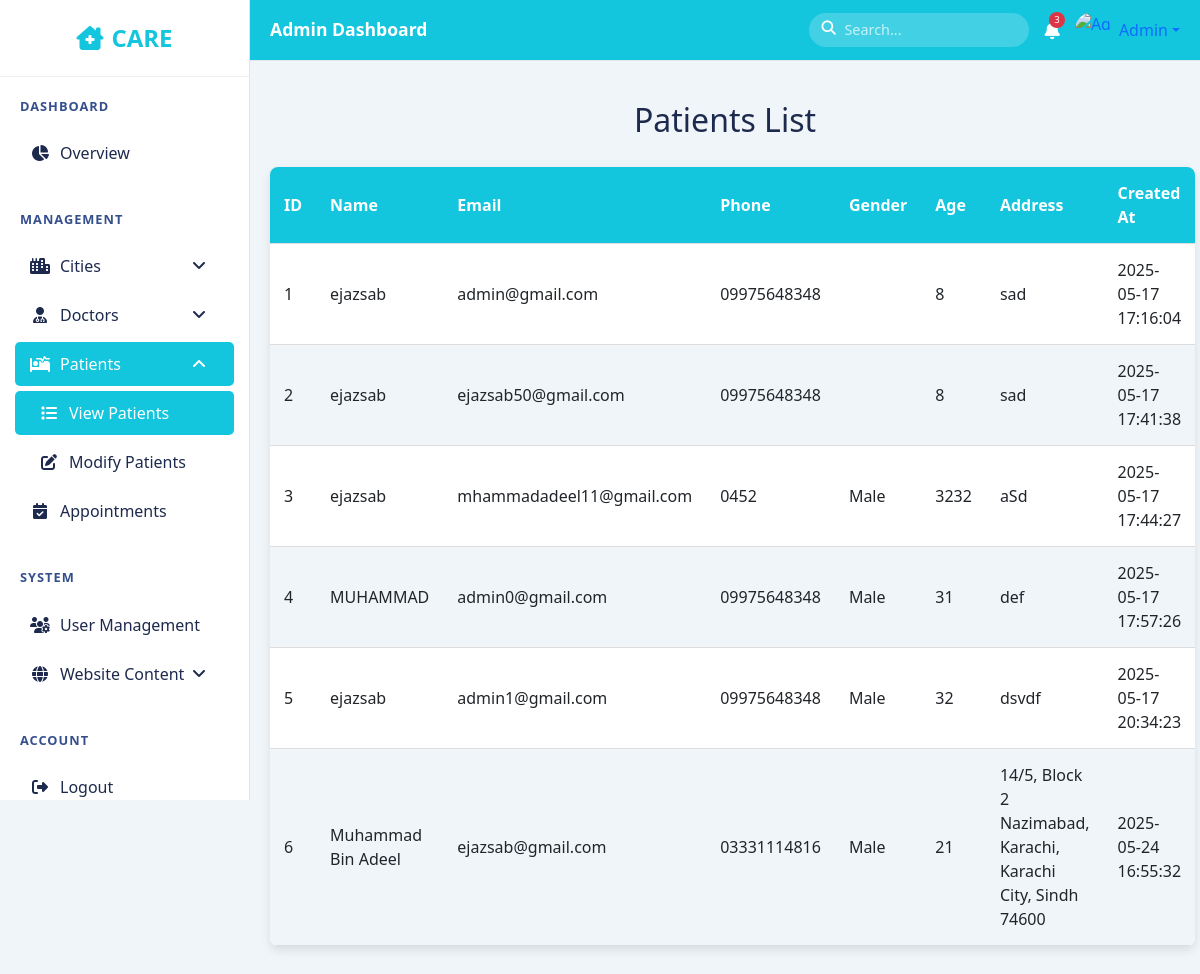
Page /view_patients.php on the committed database.
### tables this page shows
CREATE TABLE `patients` (
  `id` int(11) NOT NULL,
  `name` varchar(100) NOT NULL,
  `email` varchar(100) NOT NULL,
  `phone` varchar(20) DEFAULT NULL,
  `gender` enum('Male','Female','Other') DEFAULT NULL,
  `age` int(11) DEFAULT NULL,
  `address` text DEFAULT NULL,
  `password` varchar(255) DEFAULT NULL,
  `created_at` timestamp NOT NULL DEFAULT current_timestamp()
);

### view_patients.php (the view, shortened to what this page needs)
<?php
include("db.php");
$result = $conn->query("SELECT * FROM patients");
?>
<!DOCTYPE html>
<html lang="en">
<head>
    <link href="https://cdn.jsdelivr.net/npm/bootstrap@5.3.0/dist/css/bootstrap.min.css" rel="stylesheet">
    <link href="https://cdnjs.cloudflare.com/ajax/libs/font-awesome/6.4.0/css/all.min.css" rel="stylesheet">
</head>
<body>
<div class="wrapper">
    <nav class="sidebar">
        <div class="brand-title">
            <i class="fas fa-clinic-medical me-2"></i>CARE
        </div>
        <div class="sidebar-menu">
            <div class="sidebar-section">
                <div class="section-title">Dashboard</div>
                <a href="admin_dashboard.php" class="nav-link active">
                    <i class="fas fa-chart-pie"></i>
                    <span>Overview</span>
                </a>
            </div>
            <div class="sidebar-section">
                <div class="section-title">Management</div>
                <div class="nav-link" onclick="toggleCollapse('citiesCollapse')">
                    <i class="fas fa-city"></i>
                    <span>Cities</span>
                    <i class="fas fa-angle-down ms-auto" id="citiesCollapseIcon"></i>
                </div>
                <div class="nav-link" onclick="toggleCollapse('doctorsCollapse')">
                    <i class="fas fa-user-md"></i>
                    <span>Doctors</span>
                    <i class="fas fa-angle-down ms-auto" id="doctorsCollapseIcon"></i>
                </div>
                <div class="nav-link" onclick="toggleCollapse('patientsCollapse')">
                    <i class="fas fa-procedures"></i>
                    <span>Patients</span>
                    <i class="fas fa-angle-down ms-auto" id="patientsCollapseIcon"></i>
                </div>
                <div class="collapse" id="patientsCollapse">
                    <a href="view_patients.php" class="nav-link ps-4">
                        <i class="fas fa-list"></i>
                        <span>View Patients</span>
                    </a>
                    <a href="manage_patients.php" class="nav-link ps-4">
                        <i class="fas fa-edit"></i>
                        <span>Modify Patients</span>
                    </a>
                </div>
                <a href="view_appointments.php" class="nav-link">
                    <i class="fas fa-calendar-check"></i>
                    <span>Appointments</span>
                </a>
            </div>
            <div class="sidebar-section">
                <div class="section-title">System</div>
                <a href="manage_users.php" class="nav-link">
                    <i class="fas fa-users-cog"></i>
                    <span>User Management</span>
                </a>
                <div class="nav-link" onclick="toggleCollapse('contentCollapse')">
                    <i class="fas fa-globe"></i>
                    <span>Website Content</span>
                    <i class="fas fa-angle-down ms-auto" id="contentCollapseIcon"></i>
                </div>
            </div>
            <div class="sidebar-section">
                <div class="section-title">Account</div>
                <a href="logout.php" class="nav-link">
                    <i class="fas fa-sign-out-alt"></i>
                    <span>Logout</span>
                </a>
            </div>
        </div>
    </nav>
    <div class="main-content">
        <div class="topbar">
            <h4 class="page-title">Admin Dashboard</h4>
            <div class="d-flex align-items-center">
                <div class="search-bar">
                    <i class="fas fa-search"></i>
                    <input type="text" placeholder="Search...">
                </div>
                <div class="notification-bell">
                    <i class="fas fa-bell"></i>
                    <span class="notification-badge">3</span>
                </div>
                <div class="user-menu dropdown">
                    <a href="#" class="d-flex align-items-center text-decoration-none dropdown-toggle" id="userDropdown" data-bs-toggle="dropdown">
                        <img src="assets/img/admin-avatar.jpg" alt="Admin">
                        <span class="ms-2 d-none d-sm-inline">Admin</span>
                    </a>
                </div>
            </div>
        </div>
        <div class="content-wrapper">
           <h2>Patients List</h2>
<table>
    <thead>
        <tr>
            <th>ID</th>
            <th>Name</th>
            <th>Email</th>
            <th>Phone</th>
            <th>Gender</th>
            <th>Age</th>
            <th>Address</th>
            <th>Created At</th>
        </tr>
    </thead>
    <tbody>
        <?php if ($result->num_rows > 0): ?>
            <?php while ($row = $result->fetch_assoc()): ?>
                <tr>
                    <td><?= htmlspecialchars($row["id"]) ?></td>
                    <td><?= htmlspecialchars($row["name"]) ?></td>
                    <td><?= htmlspecialchars($row["email"]) ?></td>
                    <td><?= htmlspecialchars($row["phone"]) ?></td>
                    <td><?= htmlspecialchars($row["gender"]) ?></td>
                    <td><?= htmlspecialchars($row["age"]) ?></td>
                    <td><?= htmlspecialchars($row["address"]) ?></td>
                    <td><?= htmlspecialchars($row["created_at"]) ?></td>
                </tr>
            <?php endwhile; ?>
        <?php else: ?>
            <tr><td colspan="8">No patients found.</td></tr>
        <?php endif; ?>
    </tbody>
</table>
        </div>
    </div>
</div>
</body>
</html>

### view_patients.php (style rules this page uses)
:root { --primary: #13C5DD; --secondary: #354F8E; --light: #EFF5F9; --dark: #1D2A4D; --success: #28a745; --danger: #dc3545; }
body { background-color: var(--light); font-family: 'Segoe UI', sans-serif; overflow-x: hidden; }
.sidebar { height: 100vh; overflow-y: auto; background-color: #ffffff; border-right: 1px solid #e0e6ed; position: fixed; width: 250px; transition: all 0.3s; z-index: 1000; }
.brand-title { color: var(--primary); font-size: 1.5rem; font-weight: bold; padding: 20px 0; text-align: center; border-bottom: 1px solid #eee; margin-bottom: 10px; }
.sidebar-menu { padding: 0 15px; }
.sidebar-section { margin-bottom: 25px; }
.section-title { color: var(--secondary); font-size: 0.8rem; text-transform: uppercase; letter-spacing: 1px; padding: 10px 5px; margin-bottom: 5px; font-weight: 600; }
.nav-link { color: var(--dark); border-radius: 5px; margin-bottom: 5px; padding: 10px 15px; display: flex; align-items: center; cursor: pointer; }
.nav-link:hover, .nav-link.active { background-color: var(--primary); color: white !important; }
.nav-link i { margin-right: 10px; width: 20px; text-align: center; }
.main-content { margin-left: 250px; transition: all 0.3s; }
.topbar { background-color: var(--primary); padding: 12px 20px; border-bottom: 1px solid #e0e6ed; display: flex; justify-content: space-between; align-items: center; position: sticky; top: 0; z-index: 100; color: white; }
.page-title { font-size: 1.1rem; font-weight: 600; margin: 0; }
.user-menu img { width: 36px; height: 36px; border-radius: 50%; object-fit: cover; }
.search-bar { position: relative; width: 220px; margin: 0 15px; }
.search-bar input { background-color: rgba(255,255,255,0.2); border: none; color: white; padding: 6px 12px 6px 35px; border-radius: 20px; width: 100%; font-size: 0.9rem; }
.search-bar input::placeholder { color: rgba(255,255,255,0.7); }
.search-bar i { position: absolute; left: 12px; top: 8px; font-size: 0.9rem; }
.notification-bell { position: relative; margin-right: 15px; font-size: 1.1rem; cursor: pointer; }
.notification-badge { position: absolute; top: -5px; right: -5px; background-color: var(--danger); color: white; border-radius: 50%; width: 16px; height: 16px; font-size: 0.6rem; display: flex; align-items: center; justify-content: center; }
.content-wrapper { padding: 20px; }
h2 { text-align: center; color: var(--dark); padding: 20px 0; }
table { width: 90%; margin: 0 auto 30px auto; border-collapse: collapse; background: white; box-shadow: 0 4px 10px rgba(0, 0, 0, 0.1); border-radius: 8px; overflow: hidden; }
thead { background-color: var(--primary); color: white; }
th, td { padding: 14px; text-align: left; border-bottom: 1px solid #ddd; }
tbody tr:nth-child(even) { background-color: var(--light); }

### rows in the picture
patients: id "1", name "ejazsab", email "admin@gmail.com", phone "09975648348", age "8", address "sad", created_at "2025-05-17 17:16:04"
patients: id "2", name "ejazsab", email "ejazsab50@gmail.com", phone "09975648348", age "8", address "sad", created_at "2025-05-17 17:41:38"
patients: id "3", name "ejazsab", email "mhammadadeel11@gmail.com", phone "0452", gender "Male", age "3232", address "aSd", created_at "2025-05-17 17:44:27"
patients: id "4", name "MUHAMMAD", email "admin0@gmail.com", phone "09975648348", gender "Male", age "31", address "def", created_at "2025-05-17 17:57:26"
patients: id "5", name "ejazsab", email "admin1@gmail.com", phone "09975648348", gender "Male", age "32", address "dsvdf", created_at "2025-05-17 20:34:23"
patients: id "6", name "Muhammad Bin Adeel", email "ejazsab@gmail.com", phone "03331114816", gender "Male", age "21", address "14/5, Block 2 Nazimabad, Karachi, Karachi City, Sindh 74600", created_at "2025-05-24 16:55:32"
